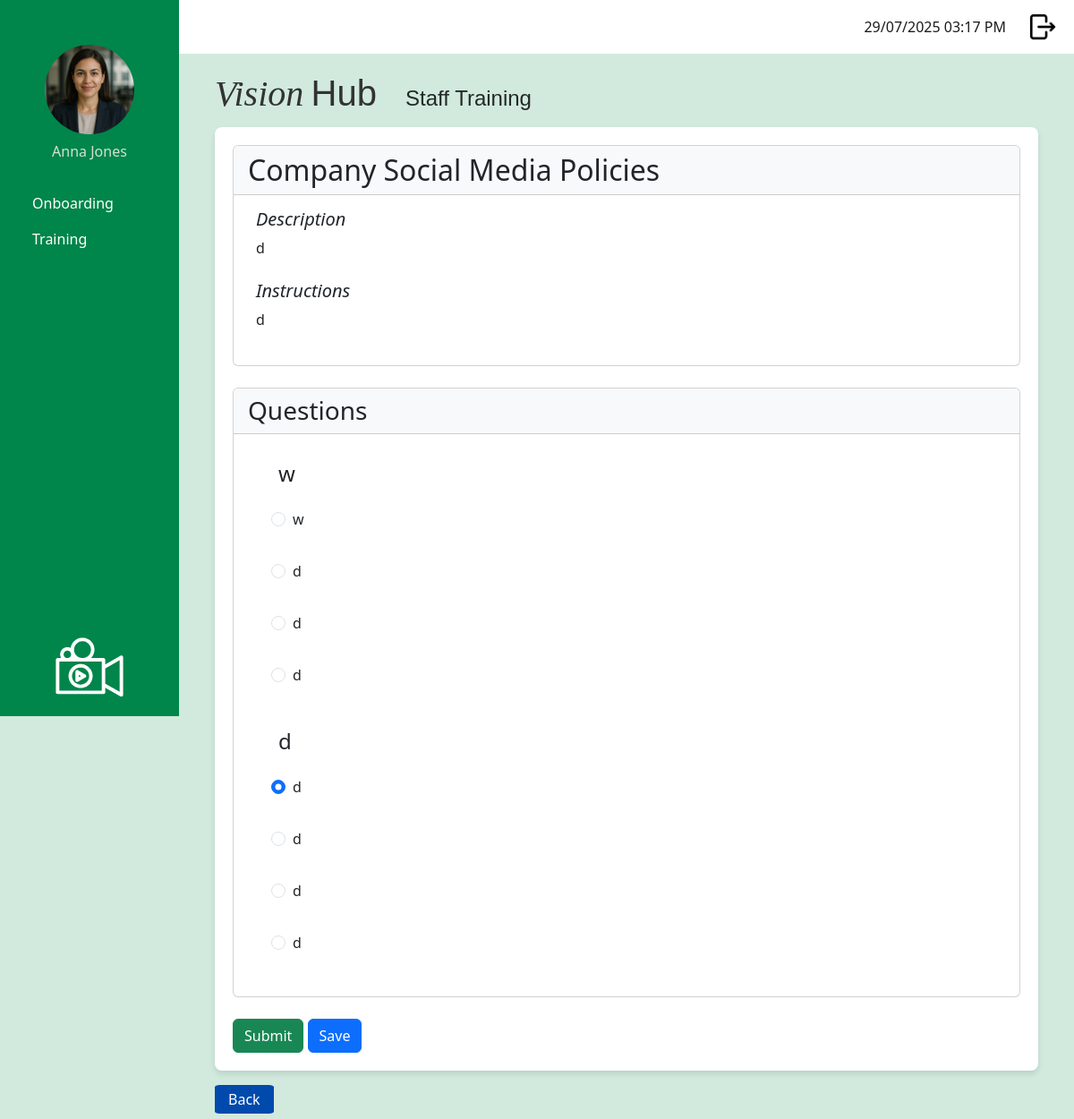
The page /staff/take_training_module/8 (signed in) on the database as committed earlier.
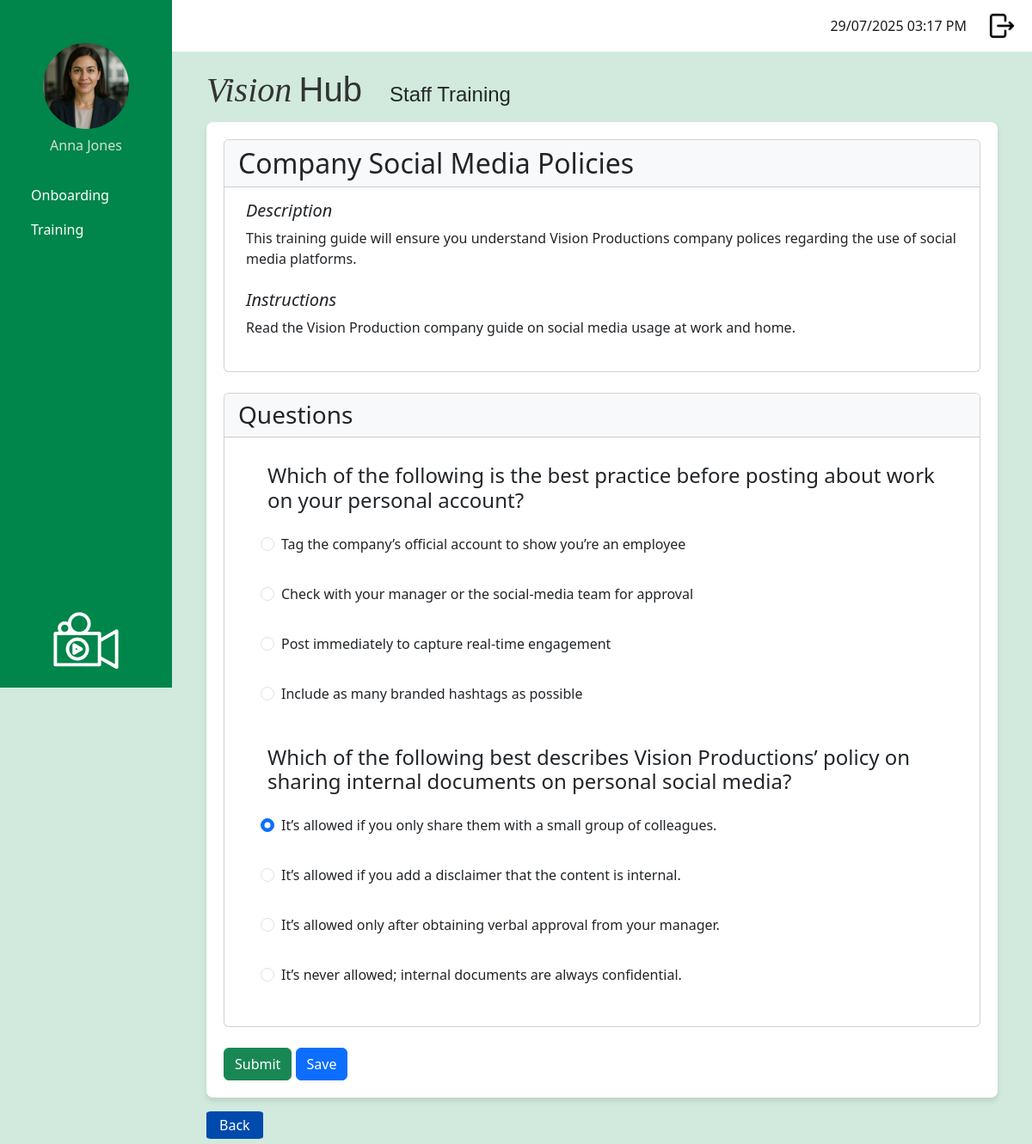
The same page on the database as committed later.
### app/models.py (models this page shows, shortened)
class TrainingModule (db.Model):
    __tablename__ = 'training_module'
    id: so.Mapped[int] = so.mapped_column(primary_key=True)
    module_title: so.Mapped[str] = so.mapped_column(
        sa.String(150), index=True, unique=True
    )
    module_description: so.Mapped[str] = so.mapped_column(
        sa.Text, nullable=False
    )
    module_instructions: so.Mapped[str] = so.mapped_column(
        sa.Text, nullable=False
    )
    video_url: so.Mapped[str] = so.mapped_column(
        sa.String(300), nullable=True
    )
    active: so.Mapped[bool] = so.mapped_column(
        sa.Boolean, nullable=False, default=True
    )
    questions: so.Mapped[List['Question']] = so.relationship(
        'Question',
        back_populates = 'training_module',
        cascade = 'all, delete-orphan')
    user_progress: so.Mapped[List['UserModuleProgress']] = so.relationship(
        'UserModuleProgress',
        back_populates = 'training_module'
    )
    onboarding_steps: so.Mapped[List['OnboardingStep']] = so.relationship(
        'OnboardingStep',
        back_populates = 'training_module',
        cascade = 'all, delete-orphan'
        )

class Question (db.Model):
    __tablename__ = 'question'
    id: so.Mapped[int] = so.mapped_column(primary_key=True)
    question_text: so.Mapped[str] = so.mapped_column(
        sa.String(1000),
        nullable=False
    )
    training_module_id: so.Mapped[int] = so.mapped_column(
        sa.ForeignKey('training_module.id'),
        nullable=False
    )
    training_module: so.Mapped['TrainingModule'] = so.relationship(
        'TrainingModule',
        back_populates = 'questions')
    options: so.Mapped[List['Option']] = so.relationship(
        'Option',
        back_populates = 'question',
        cascade='all, delete-orphan'
    )

class Option (db.Model):
    __tablename__ = "option"
    id: so.Mapped[int] = so.mapped_column(primary_key=True)
    question_id: so.Mapped[int] = so.mapped_column(
        sa.ForeignKey('question.id'),
        nullable=False
    )
    option_text: so.Mapped[str] = so.mapped_column(
        sa.String(500),
        nullable=False
    )
    is_correct: so.Mapped[bool] = so.mapped_column(
        sa.Boolean,
        default=False,
        nullable=False
    )
    question: so.Mapped['Question'] = so.relationship(
        'Question',
        back_populates = 'options'
    )

### app/routes.py (the view, shortened to what this page needs)
@app.route('/staff/take_training_module/<int:module_id>', methods = ['GET', 'POST'])
@login_required
def take_training_module(module_id):
    if current_user.role.role_name != 'staff':
        return redirect(url_for('logout'))
    module = TrainingModule.query.get_or_404(module_id)
    passing_threshold = 0.5
    progress = UserModuleProgress.query.filter_by(
        user_id=current_user.id,
        training_module_id=module_id
    ).order_by(UserModuleProgress.id.desc()).first()
    if request.method == 'GET':
        if progress:
            total_questions = len(module.questions) or 1
    user_answers = {}
    if progress and not progress.completed_date:
        for ans in progress.answers:
            user_answers[ans.question_id] = ans.selected_option_id
    return render_template(
        'take_training_module.html',
        module=module,
        title=module.module_title,
        user_answers=user_answers
    )

### app/models.py (called while the page is built)
@login.user_loader
def load_user(id):
    return db.session.get(User, int(id))

### app/templates/take_training_module.html (shortened to what this page needs)
{% extends "base.html" %}
{% block content %}
<div class="page-container">
    <div class="card mb-4">
        <div class="card-header bg-light">
            <h2 class="mb-0">{{ module.module_title }}</h2>
        </div>
        <div class="card-body card-custom-style">
            <div class="mb-4">
                <h5 class="details-heading">Description</h5>
                <p>{{ module.module_description }}</p>
            </div>
            <div class="mb-4">
                <h5 class="details-heading">Instructions</h5>
                <p>{{ module.module_instructions }}</p>
            </div>
        </div>
    </div>
    <div class="card mb-4">
        <div class="card-header bg-light">
            <h3 class="mb-0">Questions</h3>
        </div>
        <div class="card-body card-custom-style">
            <form method="POST" action="">
            {% for question in module.questions %}
                <div class="card-body card-custom-style">
                    <h4>{{ question.question_text }}</h4>
                    {% for option in question.options %}
                    <div class="form-check details-questions-list">
                        <input class="form-check-input" type="radio"
                            name="question_{{question.id}}"
                            value="{{ option.id }}"
                            id="option_{{option.id}}"
                            {% if user_answers.get(question.id) == option.id %} checked {% endif %}>
                            {{ option.option_text }}
                    </div>
                {% endfor %}
                </div>
            {% endfor %}
        </div>
    </div>
    <button type="submit" name="action" value="submit" class="btn btn-success">Submit</button>
    <button type="submit" name="action" value="save" class="btn btn-primary">Save</button>
</div>
{% endblock %}
{% block specific_buttons %}
    <div class = "button-container-outside-table">
        <a href="{{ url_for('training_dashboard') }}" class="dark-blue-button">Back</a>
    </div>
{% endblock %}
{% block specific_heading %}
  <h1 class="page-title">Staff Training</h1>
{% endblock %}

Rows that differ between the two databases and show on the page:
changed TrainingModule "Company Social Media Policies": module_description "d" → "This training guide will ensure you understand Vision Productions company polices regarding the use of social media platforms."; module_instructions "d" → "Read the Vision Production company guide on social media usage at work and home."
changed Question: question_text "w" → "Which of the following is the best practice before posting about work on your personal account?"
changed Option: option_text "w" → "Tag the company’s official account to show you’re an employee"
changed Option: option_text "d" → "Check with your manager or the social-media team for approval"
changed Option: option_text "d" → "Post immediately to capture real-time engagement"
changed Option: option_text "d" → "Include as many branded hashtags as possible"
changed Question: question_text "d" → "Which of the following best describes Vision Productions’ policy on sharing internal documents on personal social media?"
changed Option: option_text "d" → "It’s allowed if you only share them with a small group of colleagues."
changed Option: option_text "d" → "It’s allowed if you add a disclaimer that the content is internal."
changed Option: option_text "d" → "It’s allowed only after obtaining verbal approval from your manager."
changed Option: option_text "d" → "It’s never allowed; internal documents are always confidential."
